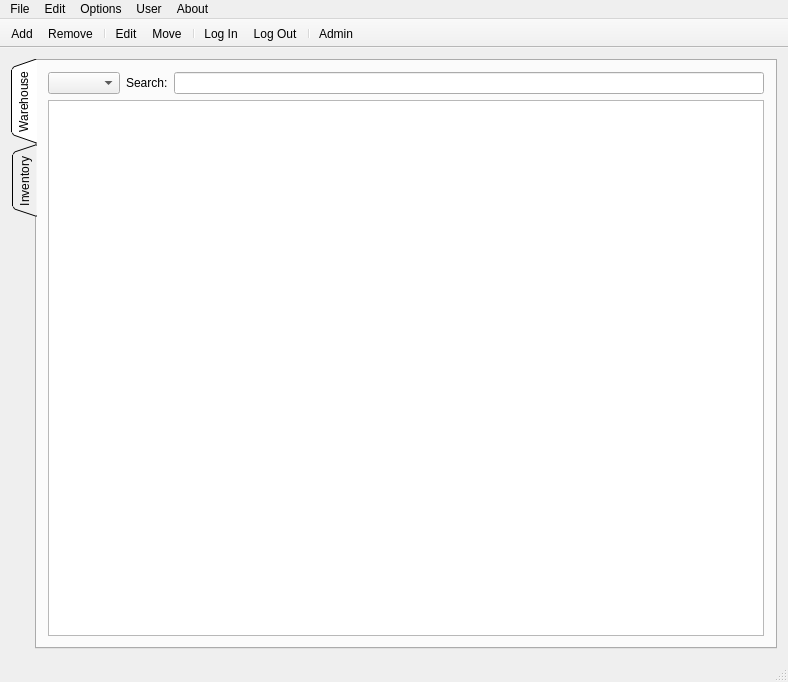
<?xml version="1.0" encoding="UTF-8"?>
<ui version="4.0">
 <class>MainWindow</class>
 <widget class="QMainWindow" name="MainWindow">
  <property name="geometry">
   <rect>
    <x>0</x>
    <y>0</y>
    <width>788</width>
    <height>682</height>
   </rect>
  </property>
  <property name="windowTitle">
   <string>MainWindow</string>
  </property>
  <widget class="QWidget" name="centralWidget">
   <layout class="QVBoxLayout" name="verticalLayout">
    <item>
     <widget class="QTabWidget" name="tabWidget">
      <property name="tabPosition">
       <enum>QTabWidget::West</enum>
      </property>
      <property name="tabShape">
       <enum>QTabWidget::Triangular</enum>
      </property>
      <property name="currentIndex">
       <number>0</number>
      </property>
      <widget class="QWidget" name="tab_warehouse">
       <attribute name="title">
        <string>Warehouse</string>
       </attribute>
       <layout class="QVBoxLayout" name="verticalLayout_2">
        <item>
         <layout class="QHBoxLayout" name="horizontalLayout">
          <item>
           <widget class="QComboBox" name="comboBox_search_mode"/>
          </item>
          <item>
           <widget class="QLabel" name="label_search">
            <property name="text">
             <string>Search:</string>
            </property>
           </widget>
          </item>
          <item>
           <widget class="QLineEdit" name="lineEdit_search"/>
          </item>
         </layout>
        </item>
        <item>
         <widget class="QTableView" name="tableView_warehouse">
          <property name="frameShadow">
           <enum>QFrame::Sunken</enum>
          </property>
          <property name="sizeAdjustPolicy">
           <enum>QAbstractScrollArea::AdjustIgnored</enum>
          </property>
          <property name="alternatingRowColors">
           <bool>true</bool>
          </property>
          <property name="selectionMode">
           <enum>QAbstractItemView::ExtendedSelection</enum>
          </property>
          <property name="selectionBehavior">
           <enum>QAbstractItemView::SelectRows</enum>
          </property>
          <attribute name="verticalHeaderVisible">
           <bool>false</bool>
          </attribute>
          <attribute name="verticalHeaderDefaultSectionSize">
           <number>20</number>
          </attribute>
          <attribute name="verticalHeaderShowSortIndicator" stdset="0">
           <bool>true</bool>
          </attribute>
         </widget>
        </item>
       </layout>
      </widget>
      <widget class="QWidget" name="tab_inventory">
       <attribute name="title">
        <string>Inventory</string>
       </attribute>
       <layout class="QVBoxLayout" name="verticalLayout_3">
        <item>
         <widget class="QLineEdit" name="lineEdit">
          <property name="placeholderText">
           <string>Search</string>
          </property>
         </widget>
        </item>
        <item>
         <widget class="QLabel" name="label">
          <property name="text">
           <string>NOTICE: Inventory quantity in this view is not guaranteed to be exact. For exact numbers, please contact warehouse manager.</string>
          </property>
         </widget>
        </item>
        <item>
         <widget class="QTableView" name="tableView_inventory">
          <property name="alternatingRowColors">
           <bool>true</bool>
          </property>
          <property name="selectionBehavior">
           <enum>QAbstractItemView::SelectRows</enum>
          </property>
          <attribute name="verticalHeaderVisible">
           <bool>false</bool>
          </attribute>
          <attribute name="verticalHeaderDefaultSectionSize">
           <number>20</number>
          </attribute>
         </widget>
        </item>
       </layout>
      </widget>
     </widget>
    </item>
   </layout>
  </widget>
  <widget class="QMenuBar" name="menuBar">
   <property name="geometry">
    <rect>
     <x>0</x>
     <y>0</y>
     <width>788</width>
     <height>18</height>
    </rect>
   </property>
   <widget class="QMenu" name="menuFile">
    <property name="title">
     <string>File</string>
    </property>
    <addaction name="actionOpen_Database"/>
   </widget>
   <widget class="QMenu" name="menuEdit">
    <property name="title">
     <string>Edit</string>
    </property>
    <addaction name="actionAdd_Item"/>
    <addaction name="actionRemove_Item"/>
    <addaction name="separator"/>
    <addaction name="actionChange_Item"/>
    <addaction name="actionMove_Item"/>
    <addaction name="separator"/>
    <addaction name="actionAdmin"/>
   </widget>
   <widget class="QMenu" name="menuAbout">
    <property name="title">
     <string>About</string>
    </property>
    <addaction name="actionAbout"/>
   </widget>
   <widget class="QMenu" name="menuUser">
    <property name="title">
     <string>User</string>
    </property>
    <addaction name="actionLog_In"/>
    <addaction name="actionLog_Out"/>
   </widget>
   <widget class="QMenu" name="menuOptions">
    <property name="title">
     <string>Options</string>
    </property>
    <addaction name="actionCompletion_Popup"/>
   </widget>
   <addaction name="menuFile"/>
   <addaction name="menuEdit"/>
   <addaction name="menuOptions"/>
   <addaction name="menuUser"/>
   <addaction name="menuAbout"/>
  </widget>
  <widget class="QToolBar" name="mainToolBar">
   <property name="layoutDirection">
    <enum>Qt::LeftToRight</enum>
   </property>
   <property name="autoFillBackground">
    <bool>false</bool>
   </property>
   <property name="movable">
    <bool>false</bool>
   </property>
   <property name="allowedAreas">
    <set>Qt::TopToolBarArea</set>
   </property>
   <property name="iconSize">
    <size>
     <width>32</width>
     <height>32</height>
    </size>
   </property>
   <property name="toolButtonStyle">
    <enum>Qt::ToolButtonTextUnderIcon</enum>
   </property>
   <attribute name="toolBarArea">
    <enum>TopToolBarArea</enum>
   </attribute>
   <attribute name="toolBarBreak">
    <bool>false</bool>
   </attribute>
   <addaction name="actionAdd_Item"/>
   <addaction name="actionRemove_Item"/>
   <addaction name="separator"/>
   <addaction name="actionChange_Item"/>
   <addaction name="actionMove_Item"/>
   <addaction name="separator"/>
   <addaction name="actionLog_In"/>
   <addaction name="actionLog_Out"/>
   <addaction name="separator"/>
   <addaction name="actionAdmin"/>
  </widget>
  <widget class="QStatusBar" name="statusBar"/>
  <action name="actionAdd_Item">
   <property name="icon">
    <iconset resource="icons.qrc">
     <normaloff>:/icons/004260-3d-glossy-blue-orb-icon-arrows-arrow-thick-up.png</normaloff>
     <normalon>:/icons/004298-3d-glossy-blue-orb-icon-arrows-cut-arrow-up.png</normalon>
     <activeon>:/icons/004298-3d-glossy-blue-orb-icon-arrows-cut-arrow-up.png</activeon>:/icons/004260-3d-glossy-blue-orb-icon-arrows-arrow-thick-up.png</iconset>
   </property>
   <property name="text">
    <string>Add</string>
   </property>
   <property name="shortcut">
    <string>Ctrl+A</string>
   </property>
  </action>
  <action name="actionRemove_Item">
   <property name="icon">
    <iconset resource="icons.qrc">
     <normaloff>:/icons/004257-3d-glossy-blue-orb-icon-arrows-arrow-thick-down.png</normaloff>:/icons/004257-3d-glossy-blue-orb-icon-arrows-arrow-thick-down.png</iconset>
   </property>
   <property name="text">
    <string>Remove</string>
   </property>
   <property name="shortcut">
    <string>Ctrl+R</string>
   </property>
  </action>
  <action name="actionAbout">
   <property name="icon">
    <iconset resource="icons.qrc">
     <normaloff>:/icons/004254-3d-glossy-blue-orb-icon-arrows-arrow-sparkle.png</normaloff>:/icons/004254-3d-glossy-blue-orb-icon-arrows-arrow-sparkle.png</iconset>
   </property>
   <property name="text">
    <string>About...</string>
   </property>
  </action>
  <action name="actionOpen_Database">
   <property name="icon">
    <iconset resource="icons.qrc">
     <normaloff>:/icons/004254-3d-glossy-blue-orb-icon-arrows-arrow-sparkle.png</normaloff>:/icons/004254-3d-glossy-blue-orb-icon-arrows-arrow-sparkle.png</iconset>
   </property>
   <property name="text">
    <string>Open Database</string>
   </property>
  </action>
  <action name="actionChange_Item">
   <property name="icon">
    <iconset resource="icons.qrc">
     <normaloff>:/icons/004298-3d-glossy-blue-orb-icon-arrows-cut-arrow-up.png</normaloff>:/icons/004298-3d-glossy-blue-orb-icon-arrows-cut-arrow-up.png</iconset>
   </property>
   <property name="text">
    <string>Edit</string>
   </property>
   <property name="toolTip">
    <string>Edit</string>
   </property>
   <property name="shortcut">
    <string>Ctrl+E</string>
   </property>
  </action>
  <action name="actionLog_In">
   <property name="icon">
    <iconset resource="icons.qrc">
     <normaloff>:/icons/004254-3d-glossy-blue-orb-icon-arrows-arrow-sparkle.png</normaloff>:/icons/004254-3d-glossy-blue-orb-icon-arrows-arrow-sparkle.png</iconset>
   </property>
   <property name="text">
    <string>Log In</string>
   </property>
  </action>
  <action name="actionLog_Out">
   <property name="icon">
    <iconset resource="icons.qrc">
     <normaloff>:/icons/004254-3d-glossy-blue-orb-icon-arrows-arrow-sparkle.png</normaloff>:/icons/004254-3d-glossy-blue-orb-icon-arrows-arrow-sparkle.png</iconset>
   </property>
   <property name="text">
    <string>Log Out</string>
   </property>
  </action>
  <action name="actionAdmin">
   <property name="icon">
    <iconset resource="icons.qrc">
     <normaloff>:/icons/004254-3d-glossy-blue-orb-icon-arrows-arrow-sparkle.png</normaloff>:/icons/004254-3d-glossy-blue-orb-icon-arrows-arrow-sparkle.png</iconset>
   </property>
   <property name="text">
    <string>Admin</string>
   </property>
  </action>
  <action name="actionCompletion_Popup">
   <property name="checkable">
    <bool>true</bool>
   </property>
   <property name="text">
    <string>Completion Popup</string>
   </property>
  </action>
  <action name="actionMove_Item">
   <property name="icon">
    <iconset resource="icons.qrc">
     <normaloff>:/icons/004346-3d-glossy-blue-orb-icon-arrows-two-ways-left-right.png</normaloff>:/icons/004346-3d-glossy-blue-orb-icon-arrows-two-ways-left-right.png</iconset>
   </property>
   <property name="text">
    <string>Move</string>
   </property>
   <property name="shortcut">
    <string>Ctrl+M</string>
   </property>
   <property name="iconVisibleInMenu">
    <bool>true</bool>
   </property>
  </action>
 </widget>
 <layoutdefault spacing="6" margin="11"/>
 <resources>
  <include location="icons.qrc"/>
 </resources>
 <connections/>
</ui>
